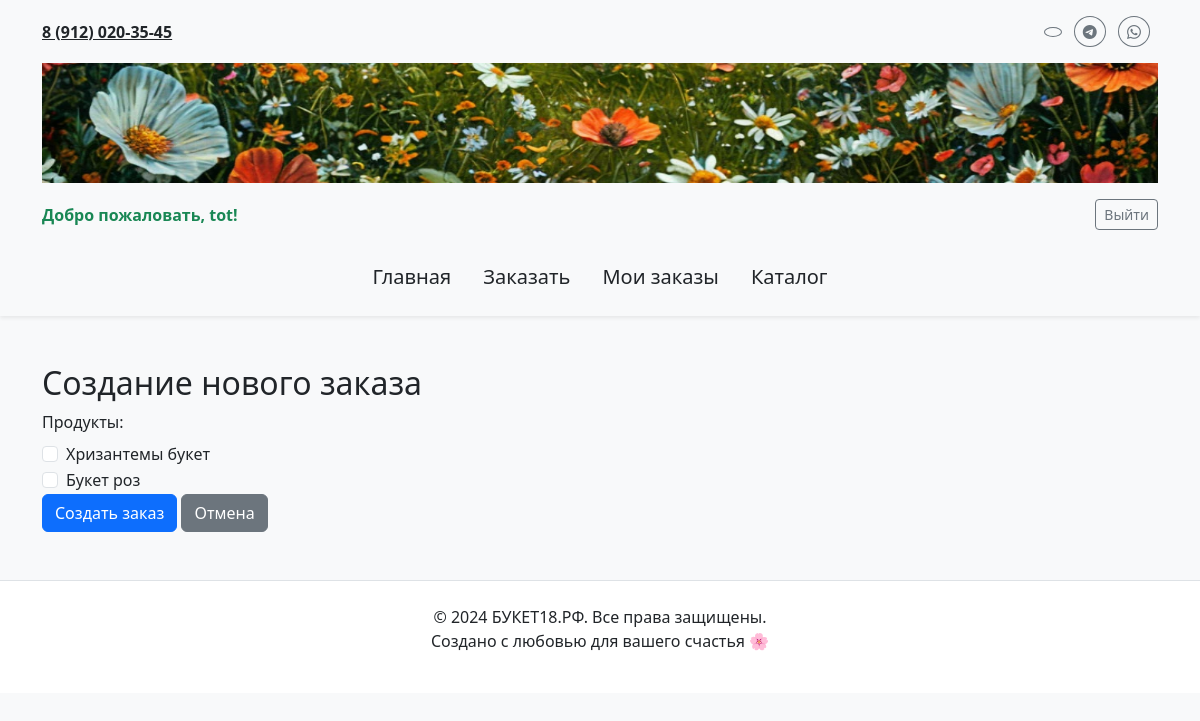
/create_order/ (signed in), run on an earlier commit of the app's database.
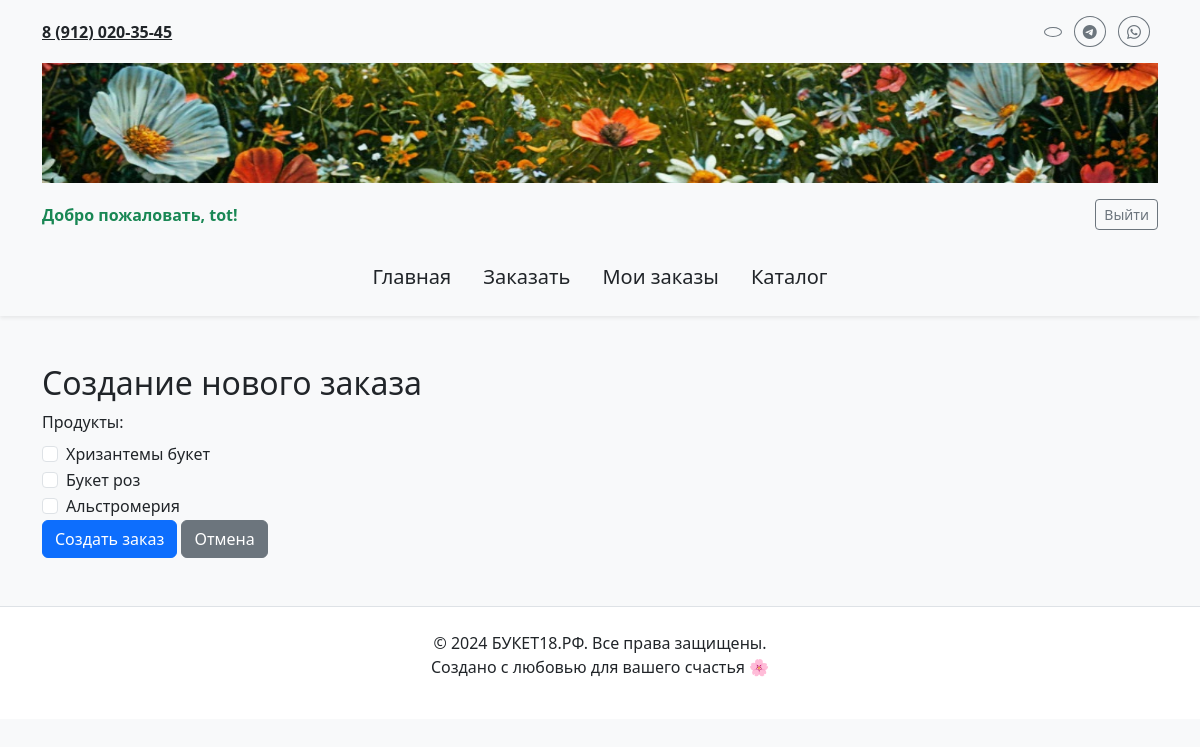
And on a later commit of the database.
### main/models.py (models this page shows, shortened)
class Product(models.Model):
    name = models.CharField(max_length=255)
    price = models.DecimalField(max_digits=10, decimal_places=2)
    image = models.ImageField(upload_to='products/', null=True, blank=True)
    class Meta:
        verbose_name = "Продукт"
        verbose_name_plural = "Продукты"

### main/views.py (the view)
# urls.py: path('create_order/', views.create_order, name='create_order'),
def create_order(request):
    if not request.user.is_authenticated:
        return HttpResponseForbidden("Вы должны быть авторизованы для создания заказа.")
    user = request.user
    customer, created = Customer.objects.get_or_create(
        email=user.email,
        defaults={'name': user.username, 'phone': user.phone_number}
    )
    order = None
    if 'order_id' in request.GET:
        order = get_object_or_404(Order, id=request.GET['order_id'])
    if request.method == 'POST':
        print("POST Data:", request.POST)  # Отладка
        form = OrderForm(request.POST, instance=order)
        if form.is_valid():
            order = form.save(commit=False)
            order.user = user
            order.customer = customer
            if not order.id:
                order.status = 'PENDING'  # Исправляем на верхний регистр
            order.save()
            selected_products = request.POST.getlist('products')  # Получаем список ID
            order.products.set(selected_products)  # Привязываем продукты к заказу
            print("Selected Products:", selected_products)  # Отладка
            return redirect('order_list')
        else:
            print("Form Errors:", form.errors)  # Отладка ошибок
    else:
        form = OrderForm(instance=order)
    products_with_images = Product.objects.all()
    selected_products = order.products.values_list('id', flat=True) if order else []
    return render(request, 'main/create_order.html', {
        'form': form,
        'products_with_images': products_with_images,
        'selected_products': selected_products,
    })

### main/forms.py
class OrderForm(forms.ModelForm):
    class Meta:
        model = Order
        fields = ['status', 'products']
        widgets = {
            'products': forms.CheckboxSelectMultiple(),
        }
        labels = {
            'products': 'Продукты',
            'status': 'Статус заказа',
        }
    def __init__(self, *args, **kwargs):
        super().__init__(*args, **kwargs)
        if not self.instance.pk:  # Если создаем новый заказ
            self.fields['status'].initial = 'PENDING'  # Исправляем регистр

### main/templates/main/create_order.html (shortened to what this page needs)
{% extends 'main/layoute.html' %}
{% block content %}
<h2>
    {% if form.instance.id %}
        Редактирование заказа #{{ form.instance.id }}
    {% else %}
        Создание нового заказа
    {% endif %}
</h2>
<form method="post">
    <div class="order-container">
        <div class="product-list">
            <label for="products" class="form-label">Продукты:</label>
            {% for product in products_with_images %}
                <div class="form-check">
                    <input type="checkbox" id="product_{{ product.id }}" name="products" value="{{ product.id }}"
                           class="form-check-input"
                           onchange="togglePreview(this, '{{ product.image.url }}')">
                    <label class="form-check-label" for="product_{{ product.id }}">
                        {{ product.name }}
                    </label>
                </div>
            {% endfor %}
        </div>
    </div>
    <button type="submit" class="btn btn-primary">
        {% if form.instance.id %}Сохранить{% else %}Создать заказ{% endif %}
    </button>
    <a href="{% url 'order_list' %}" class="btn btn-secondary">Отмена</a>
</form>
{% endblock %}

What changed in the data, as far as the page shows it:
added Product: name "Альстромерия"
